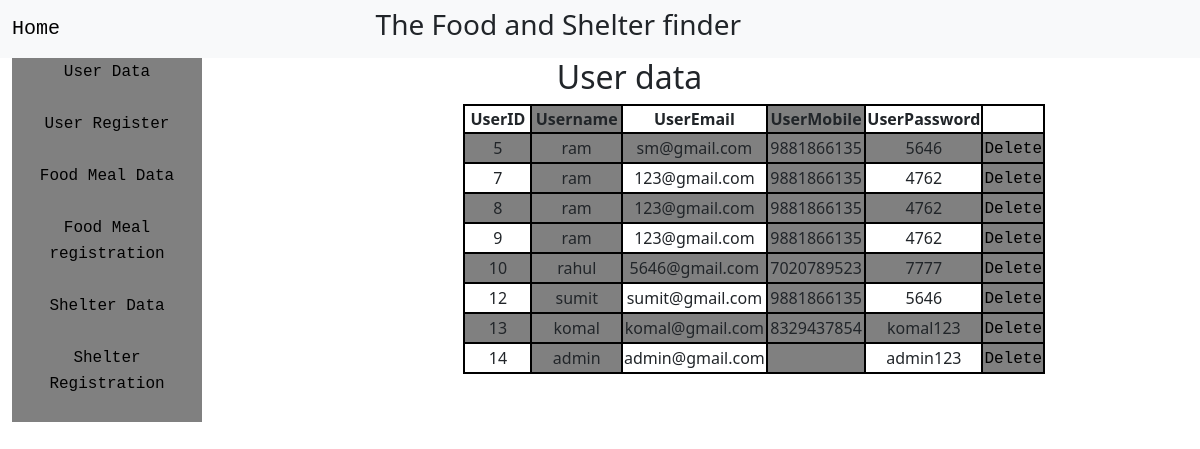
The app's page /sample.php with its own data.
### tables this page shows
CREATE TABLE `regis` (
  `id` int(8) NOT NULL,
  `uname` varchar(50) NOT NULL,
  `uemail` varchar(50) NOT NULL,
  `umobile` varchar(11) NOT NULL,
  `upass` varchar(8) NOT NULL
);

### sample.php (the view, shortened to what this page needs)
<!doctype html>
<html lang="en">
  <head>
    <link rel="stylesheet" href="sample.css">
    <link href="https://cdn.jsdelivr.net/npm/bootstrap@5.3.2/dist/css/bootstrap.min.css" rel="stylesheet">
  </head>
<body>
<nav class="navbar navbar-expand-lg bg-body-tertiary">
    <div class="container-fluid">
      <a class="navbar-brand" href="admin1.php">Home</a>
      <div class="collapse navbar-collapse" id="navbarSupportedContent">
        <ul class="navbar-nav me-auto mb-2 mb-lg-0">
          <li class="nav-item">
            <a class="nav-link active" aria-current="page" href="#"></a>
          </li>
          <li class="nav-item">
            <a class="nav-link" href="#"></a>
          </li>
        </ul>
      </div>
      <h3 style="margin-right:38%">The Food and Shelter finder</h3>
    </div>
  </nav>
<div class="container text-center" style="margin-left:1%;">
  <div class="row">
    <div class="col-2" style="background-color: gray" style="margin">
        <a href="sample.php">User Data<br><br></a>
        <a href="registration.html">User Register<br><br></a>
        <a href="foodmeal.php">Food Meal Data<br><br></a>
        <a href="foodregis1.php">Food Meal registration<br><br></a>
        <a href="shelterfetch.php">Shelter Data<br><br></a>
        <a href="shelterregis.php">Shelter Registration<br><br></a>
    </div>
    <div class="col-9">
    <?php
$host = "localhost";
$username = "root";
$password = "";
$database = "registration";
$conn = new mysqli($host, $username, $password, $database);
$selectQuery = "SELECT * FROM regis";
$result = $conn->query($selectQuery);
?>
<h2>User data</h2>
        <table style="margin-left: 30%;"  >
            <tr>
                <th>UserID</th>
                <th>Username</th>
                <th>UserEmail</th>
                <th>UserMobile</th>
                <th>UserPassword</th>
            </tr>
            <?php
                while($row = $result->fetch_assoc())
                {
                    echo "<tr>";
                    echo "<td>{$row["id"]}</td>";
                    echo "<td>{$row["uname"]}</td>";
                    echo "<td>{$row["uemail"]}</td>";
                    echo "<td>{$row["umobile"]}</td>";
                    echo "<td>{$row["upass"]}</td>";
                    echo "<td><a href='delete_data.php?id={$row['id']}'>Delete</a></td>";
                    echo "</tr>";
                }
            ?>
            </table>
    </div>
  </div>
</div>
</body>
</html>

### sample.php (style rules this page uses)
a { text-decoration: none; font-family: 'Courier New', Courier, monospace; color: black; }

### records on screen
regis: id "5", uname "ram", uemail "sm@gmail.com", umobile "9881866135", upass "5646"
regis: id "7", uname "ram", uemail "123@gmail.com", umobile "9881866135", upass "4762"
regis: id "8", uname "ram", uemail "123@gmail.com", umobile "9881866135", upass "4762"
regis: id "9", uname "ram", uemail "123@gmail.com", umobile "9881866135", upass "4762"
regis: id "10", uname "rahul", uemail "5646@gmail.com", umobile "7020789523", upass "7777"
regis: id "12", uname "sumit", uemail "sumit@gmail.com", umobile "9881866135", upass "5646"
regis: id "13", uname "komal", uemail "komal@gmail.com", umobile "8329437854", upass "komal123"
regis: id "14", uname "admin", uemail "admin@gmail.com", upass "admin123"
